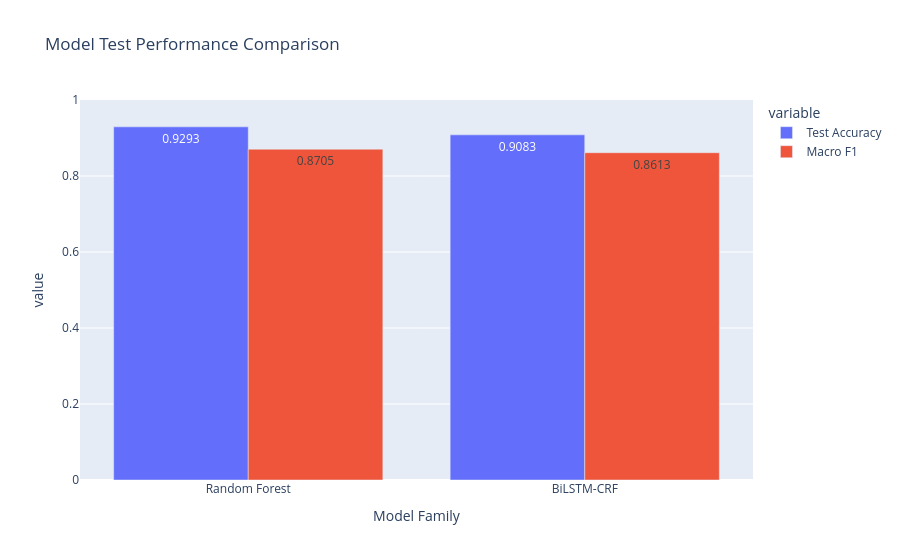

Here is the notebook cell this chart was saved with:
### Code cell
import json

metrics_path = resolve_path(cfg["paths"]["artifacts_prod"]) / cfg["runtime"]["metrics_file"]
metrics_data = json.loads(metrics_path.read_text(encoding="utf-8"))

summary_rows = [
    {
        "Model": family,
        "Test Accuracy": info["best_test_metrics"]["test_accuracy"],
        "Macro F1": info["best_test_metrics"]["macro_f1"],
        "Latency (ms/sent)": info["best_test_metrics"]["latency_ms"],
    }
    for family, info in metrics_data.items()
]
display(pd.DataFrame(summary_rows))

fig_comp = plot_model_head_to_head(metrics_path, cfg["paths"]["figures"])
fig_comp.show()

### Figure 1 — Plotly figure (JSON) as saved in the notebook; plotly's stock layout.template omitted (floating-point values rounded to 4 significant figures)
{"data": [{"alignmentgroup": "True", "hovertemplate": "variable=Test Accuracy<br>Model Family=%{x}<br>value=%{y}<extra></extra>", "legendgroup": "Test Accuracy", "marker": {"color": "#636efa", "pattern": {"shape": ""}}, "name": "Test Accuracy", "offsetgroup": "Test Accuracy", "orientation": "v", "showlegend": true, "textposition": "auto", "texttemplate": "%{y:.4f}", "type": "bar", "x": ["Random Forest", "BiLSTM-CRF"], "xaxis": "x", "y": [0.9293, 0.9083], "yaxis": "y"}, {"alignmentgroup": "True", "hovertemplate": "variable=Macro F1<br>Model Family=%{x}<br>value=%{y}<extra></extra>", "legendgroup": "Macro F1", "marker": {"color": "#EF553B", "pattern": {"shape": ""}}, "name": "Macro F1", "offsetgroup": "Macro F1", "orientation": "v", "showlegend": true, "textposition": "auto", "texttemplate": "%{y:.4f}", "type": "bar", "x": ["Random Forest", "BiLSTM-CRF"], "xaxis": "x", "y": [0.8705, 0.8613], "yaxis": "y"}], "layout": {"barmode": "group", "legend": {"title": {"text": "variable"}, "tracegroupgap": 0}, "title": {"text": "Model Test Performance Comparison"}, "xaxis": {"anchor": "y", "domain": [0, 1], "title": {"text": "Model Family"}}, "yaxis": {"anchor": "x", "domain": [0, 1], "range": [0, 1], "title": {"text": "value"}}}}
